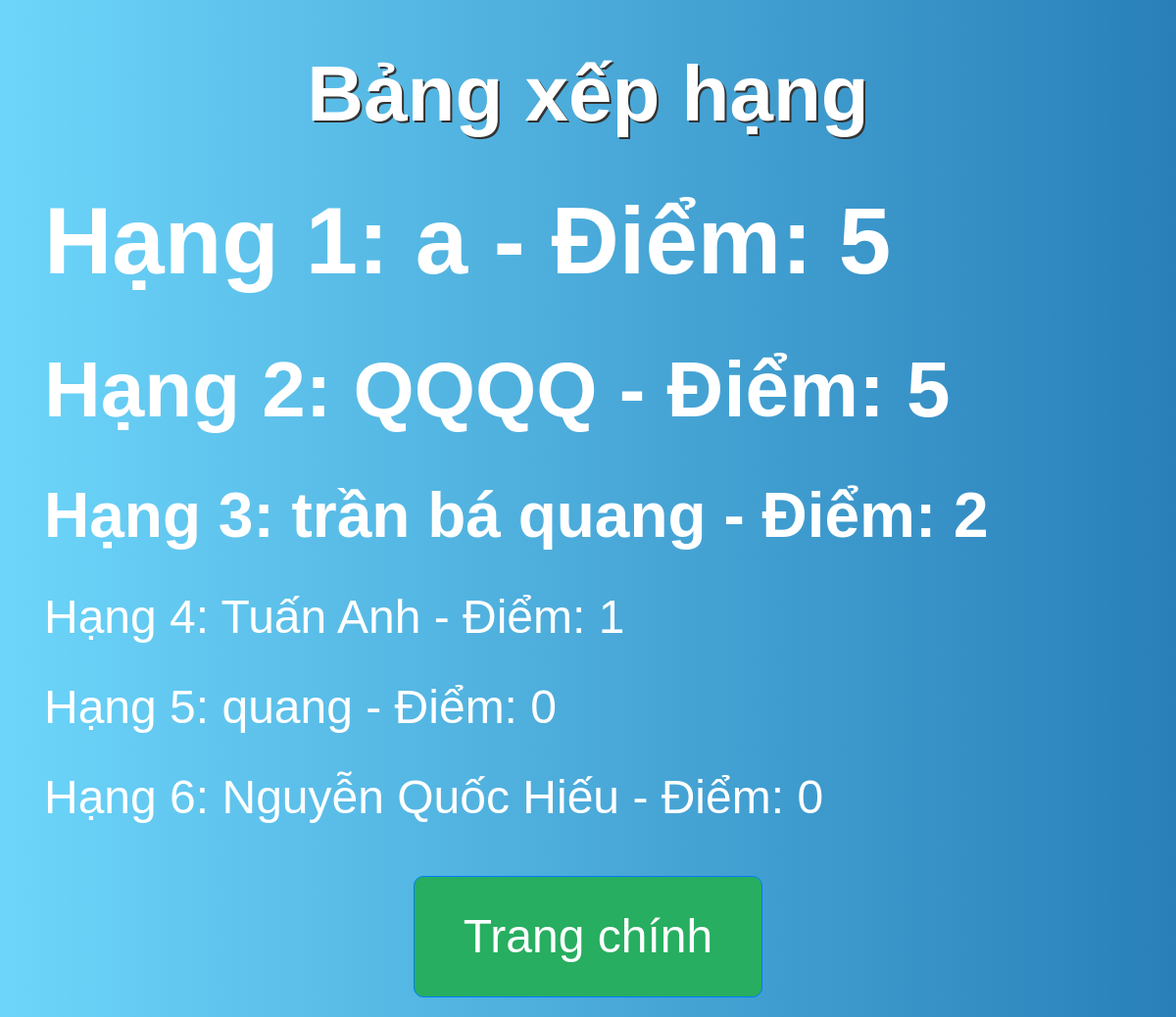
The page /leaderboard on the database as committed earlier.
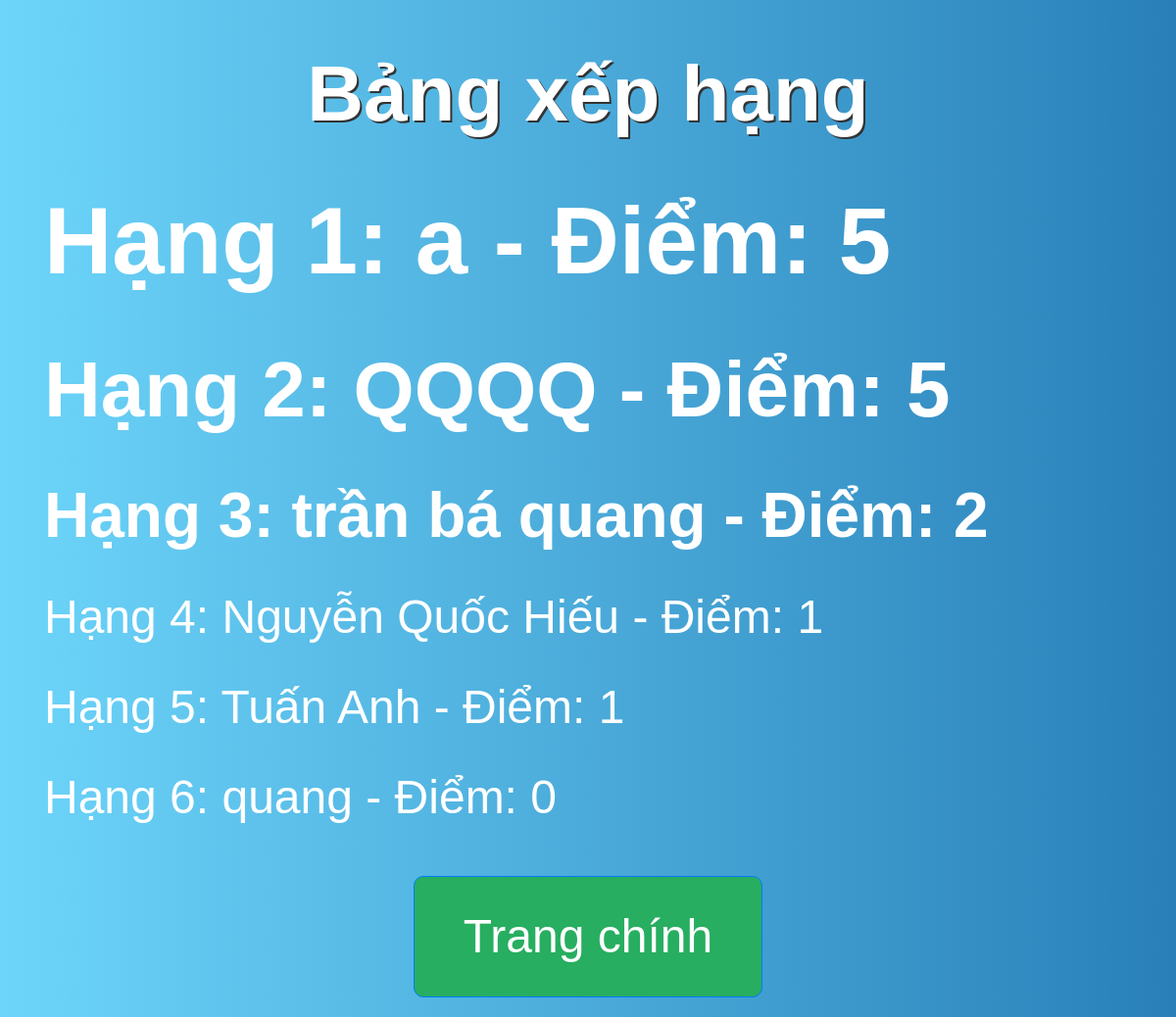
The same page on the database as committed later.
### tables this page shows
CREATE TABLE players (
            id INTEGER PRIMARY KEY AUTOINCREMENT,
            name TEXT UNIQUE NOT NULL,
            score INTEGER NOT NULL DEFAULT 0
        );

### app.py (the view)
@app.route('/leaderboard')
def leaderboard():
    conn = get_db_connection()
    players = conn.execute('SELECT * FROM players ORDER BY score DESC LIMIT 10').fetchall()
    conn.close()
    return render_template('leaderboard.html', players=players)

### app.py (called while the page is built)
def get_db_connection():
    conn = sqlite3.connect('db.sqlite3')
    conn.row_factory = sqlite3.Row
    return conn

### templates/leaderboard.html (shortened to what this page needs)
<!DOCTYPE html>
<html lang="en">
<head>
    <link rel="stylesheet" href="https://stackpath.bootstrapcdn.com/bootstrap/4.5.2/css/bootstrap.min.css">
    <link rel="stylesheet" href="{{ url_for('static', filename='style.css') }}">
</head>
<body class="text-center bg-light">
    <div class="container mt-5">
        <h1 style="font-size: 5rem; font-weight: bold; color: white;">Bảng xếp hạng</h1>
        <ol class="list-unstyled mt-4">
            {% for player in players %}
                <li>Hạng {{ loop.index }}: {{ player['name'] }} - Điểm: {{ player['score'] }}</li>
            {% endfor %}
        </ol>
        <button onclick="window.location.href='/'" class="btn btn-primary btn-lg mt-4">Trang chính</button>
    </div>
</body>
</html>

### static/style.css (style rules this page uses)
body { font-family: Arial, sans-serif; display: flex; flex-direction: column; align-items: center; justify-content: center; background: linear-gradient(to right, #6dd5fa, #2980b9); color: #ffffff; margin: 0; padding: 0; min-height: 100vh; }
button.btn-primary.btn-lg { font-size: 3rem; padding: 25px 50px; margin-top: 20px; border-radius: 10px; }
.container { text-align: center; margin-top: 30px; }
h1 { font-size: 5rem; font-weight: bold; color: #ffffff; text-shadow: 2px 2px #333; margin-bottom: 30px; }
button { font-size: 3rem; padding: 25px 50px; margin: 20px; border: none; border-radius: 10px; transition: background-color 0.3s ease; cursor: pointer; }
.btn-primary { background-color: #27ae60; }
ol { list-style-type: none; padding: 0; }
ol li { margin-bottom: 20px; text-align: left; color: #ffffff; }
ol li:nth-child(1) { font-size: 6rem; font-weight: bold; }
ol li:nth-child(2) { font-size: 5rem; font-weight: bold; }
ol li:nth-child(3) { font-size: 4rem; font-weight: bold; }
ol li:nth-child(n+4):nth-child(-n+10) { font-size: 3rem; }

Rows that differ between the two databases and show on the page:
changed players "Nguyễn Quốc Hiếu": score "0" → "1"; moves up the list
